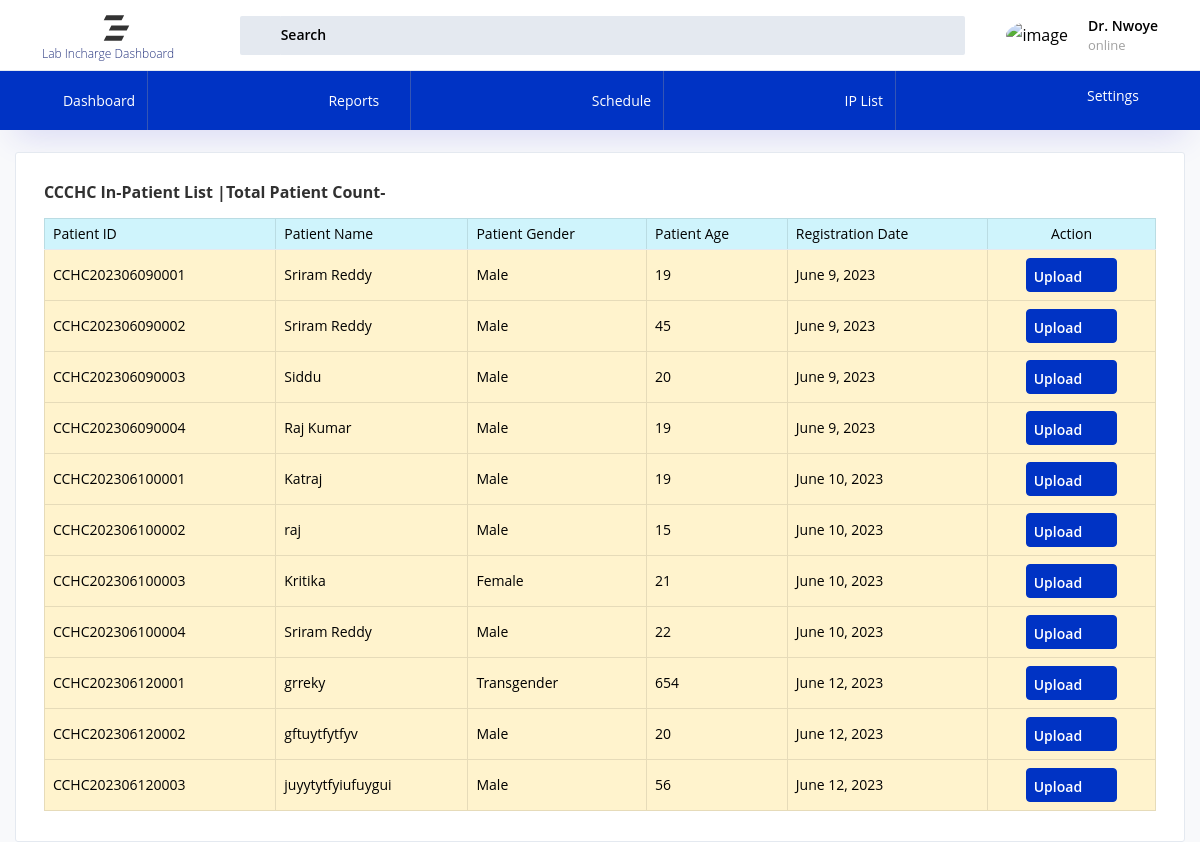
The app's page /lab_incharge/lab_incharge_patient_wise_report with its own data.
### patient/models.py (models this page shows, shortened)
class PatientPrimaryData(models.Model):
    patient_id = models.CharField(max_length=16, unique=True)
    patient_name = models.CharField(max_length=100)
    patient_age = models.PositiveIntegerField()
    patient_dob = models.DateField()
    patient_gender = models.CharField(max_length=10)
    mobile_number = models.CharField(max_length=17)
    guardian_name = models.CharField(max_length=100)
    relationship = models.CharField(max_length=100)
    registration_date = models.DateField(default=timezone.now)
    state = models.CharField(max_length=100)
    district = models.CharField(max_length=100)
    address=models.TextField(max_length=250, default='')

### lab_incharge/views.py (the view)
# urls.py: path('lab_incharge_patient_wise_report',views.lab_incharge_patient_wise_report,name="lab_incharge_patient_wise_report"),
def lab_incharge_patient_wise_report(request):
    patient=PatientPrimaryData.objects.all()
    context={
    'patient':patient,
    }
    return render(request,'lab_incharge_PWR.html',context)

### templates/lab_incharge_PWR.html (shortened to what this page needs)
{% extends 'lab_incharge_base.html' %}
{% load static %}
{% block body %}
<div class="col-lg-12 stretch-card">
                <div class="card">
                  <div class="card-body">
                    <h4 class="card-title">CCCHC In-Patient List |Total Patient Count- {{patient_count}} </h4>
                    <div class="table-responsive">
                      <table class="table table-bordered">
                        <thead>
                          <tr class="table-info">
                            <th style="text-color:black;">Patient ID</th>
                            <th style="text-color:black;">Patient Name</th>
                            <th style="text-color:black;">Patient Gender</th>
                            <th style="text-color:black;">Patient Age</th>
                            <th style="text-color:black;">Registration Date</th>
                            <th style="text-align:center;">Action</th>
                          </tr>
                        </thead>
                        <tbody>
                            {% for x in patient%}
                          <tr class="table-warning">
                            <td>{{x.patient_id}}</td>
                            <td>{{x.patient_name}}</td>
                            <td>{{x.patient_gender}}</td>
                            <td>{{x.patient_age}}</td>
                            <td>{{x.registration_date}}</td>
                            <td style="text-align:center;"><a href="/lab_incharge/lab_incharge_upload_report/{{x.patient_id}}/" type="button" class="btn btn-primary btn-icon-text btn-sm"> Upload <i class="mdi mdi-upload btn-icon-prepend"></i>
                          </a></td>
                          </tr>
                         {% endfor %}
                        </tbody>
                      </table>
                    </div>
                  </div>
                </div>
              </div>
            </div>
          </div>
{% endblock %}

### records on screen
PatientPrimaryData: patient_id "CCHC202306090001", patient_name "Sriram Reddy", patient_gender "Male", patient_age "19", registration_date "June 9, 2023"
PatientPrimaryData: patient_id "CCHC202306090002", patient_name "Sriram Reddy", patient_gender "Male", patient_age "45", registration_date "June 9, 2023"
PatientPrimaryData: patient_id "CCHC202306090003", patient_name "Siddu", patient_gender "Male", patient_age "20", registration_date "June 9, 2023"
PatientPrimaryData: patient_id "CCHC202306090004", patient_name "Raj Kumar", patient_gender "Male", patient_age "19", registration_date "June 9, 2023"
PatientPrimaryData: patient_id "CCHC202306100001", patient_name "Katraj", patient_gender "Male", patient_age "19", registration_date "June 10, 2023"
PatientPrimaryData: patient_id "CCHC202306100002", patient_name "raj", patient_gender "Male", patient_age "15", registration_date "June 10, 2023"
PatientPrimaryData: patient_id "CCHC202306100003", patient_name "Kritika", patient_gender "Female", patient_age "21", registration_date "June 10, 2023"
PatientPrimaryData: patient_id "CCHC202306100004", patient_name "Sriram Reddy", patient_gender "Male", patient_age "22", registration_date "June 10, 2023"
PatientPrimaryData: patient_id "CCHC202306120001", patient_name "grreky", patient_gender "Transgender", patient_age "654", registration_date "June 12, 2023"
PatientPrimaryData: patient_id "CCHC202306120002", patient_name "gftuytfytfyv", patient_gender "Male", patient_age "20", registration_date "June 12, 2023"
PatientPrimaryData: patient_id "CCHC202306120003", patient_name "juyytytfyiufuygui", patient_gender "Male", patient_age "56", registration_date "June 12, 2023"
